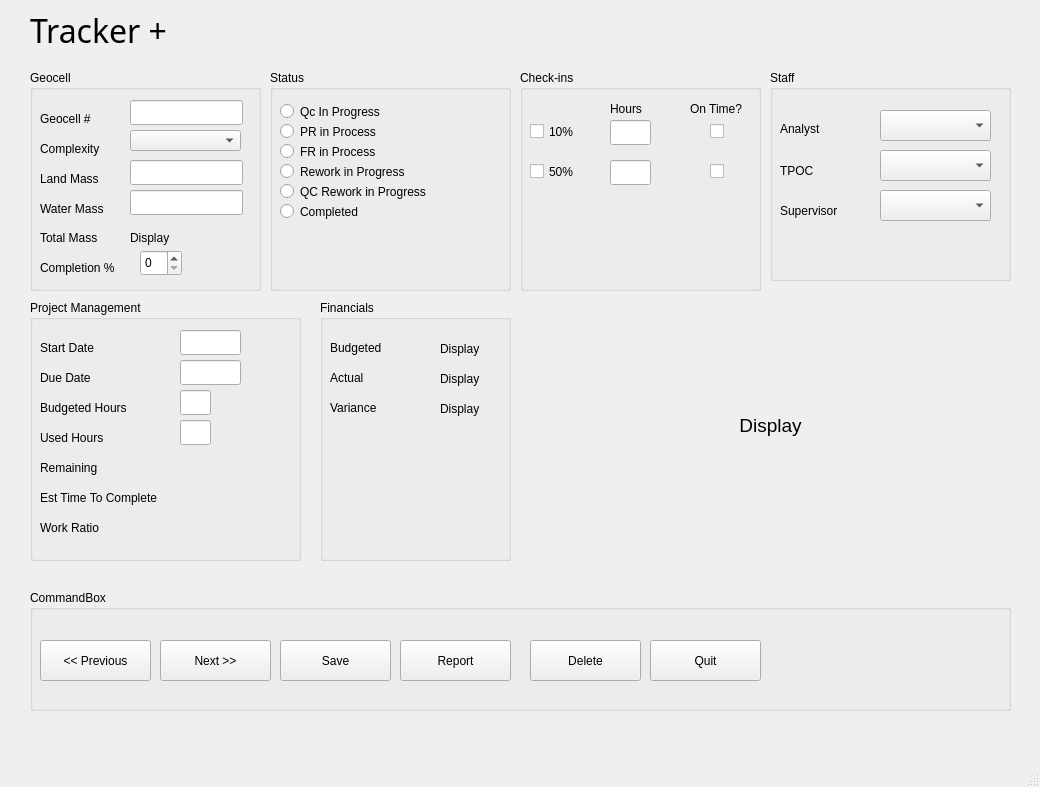
<?xml version="1.0" encoding="UTF-8"?>
<ui version="4.0">
 <class>MainWindow</class>
 <widget class="QMainWindow" name="MainWindow">
  <property name="geometry">
   <rect>
    <x>0</x>
    <y>0</y>
    <width>1040</width>
    <height>787</height>
   </rect>
  </property>
  <property name="windowTitle">
   <string>MainWindow</string>
  </property>
  <widget class="QWidget" name="centralwidget">
   <widget class="QLabel" name="title_lbl">
    <property name="geometry">
     <rect>
      <x>30</x>
      <y>-10</y>
      <width>321</width>
      <height>81</height>
     </rect>
    </property>
    <property name="font">
     <font>
      <family>Font Awesome 6 Brands</family>
      <pointsize>24</pointsize>
     </font>
    </property>
    <property name="text">
     <string>Tracker +</string>
    </property>
   </widget>
   <widget class="QGroupBox" name="geocell_groupBox">
    <property name="geometry">
     <rect>
      <x>30</x>
      <y>70</y>
      <width>231</width>
      <height>221</height>
     </rect>
    </property>
    <property name="title">
     <string>Geocell</string>
    </property>
    <widget class="QLabel" name="total_mass_display_lbl">
     <property name="geometry">
      <rect>
       <x>100</x>
       <y>160</y>
       <width>101</width>
       <height>16</height>
      </rect>
     </property>
     <property name="text">
      <string>Display</string>
     </property>
    </widget>
    <widget class="QLineEdit" name="geocell_txt">
     <property name="geometry">
      <rect>
       <x>100</x>
       <y>30</y>
       <width>113</width>
       <height>25</height>
      </rect>
     </property>
    </widget>
    <widget class="QLineEdit" name="land_mass_txt">
     <property name="geometry">
      <rect>
       <x>100</x>
       <y>90</y>
       <width>113</width>
       <height>25</height>
      </rect>
     </property>
    </widget>
    <widget class="QLabel" name="water_mass_lbl">
     <property name="geometry">
      <rect>
       <x>10</x>
       <y>130</y>
       <width>71</width>
       <height>17</height>
      </rect>
     </property>
     <property name="text">
      <string>Water Mass</string>
     </property>
    </widget>
    <widget class="QLabel" name="total_mass_lbl">
     <property name="geometry">
      <rect>
       <x>10</x>
       <y>160</y>
       <width>71</width>
       <height>16</height>
      </rect>
     </property>
     <property name="text">
      <string>Total Mass</string>
     </property>
    </widget>
    <widget class="QLineEdit" name="water_mass_txt">
     <property name="geometry">
      <rect>
       <x>100</x>
       <y>120</y>
       <width>113</width>
       <height>25</height>
      </rect>
     </property>
    </widget>
    <widget class="QLabel" name="land_mass_lbl">
     <property name="geometry">
      <rect>
       <x>10</x>
       <y>100</y>
       <width>71</width>
       <height>17</height>
      </rect>
     </property>
     <property name="text">
      <string>Land Mass</string>
     </property>
    </widget>
    <widget class="QLabel" name="geocell_lbl">
     <property name="geometry">
      <rect>
       <x>10</x>
       <y>40</y>
       <width>54</width>
       <height>17</height>
      </rect>
     </property>
     <property name="text">
      <string>Geocell #</string>
     </property>
    </widget>
    <widget class="QLabel" name="complexity_lbl">
     <property name="geometry">
      <rect>
       <x>10</x>
       <y>70</y>
       <width>71</width>
       <height>17</height>
      </rect>
     </property>
     <property name="text">
      <string>Complexity</string>
     </property>
    </widget>
    <widget class="QComboBox" name="complexity_dropdown">
     <property name="geometry">
      <rect>
       <x>100</x>
       <y>60</y>
       <width>111</width>
       <height>21</height>
      </rect>
     </property>
    </widget>
    <widget class="QSpinBox" name="completion_spinBox">
     <property name="geometry">
      <rect>
       <x>110</x>
       <y>180</y>
       <width>42</width>
       <height>26</height>
      </rect>
     </property>
     <property name="maximum">
      <number>100</number>
     </property>
    </widget>
    <widget class="QLabel" name="completion_lbl">
     <property name="geometry">
      <rect>
       <x>10</x>
       <y>190</y>
       <width>91</width>
       <height>16</height>
      </rect>
     </property>
     <property name="text">
      <string>Completion %</string>
     </property>
    </widget>
    <widget class="QLineEdit" name="lineEdit_8">
     <property name="geometry">
      <rect>
       <x>0</x>
       <y>280</y>
       <width>113</width>
       <height>25</height>
      </rect>
     </property>
    </widget>
    <widget class="QLabel" name="total_mass_display_lbl_2">
     <property name="geometry">
      <rect>
       <x>400</x>
       <y>270</y>
       <width>101</width>
       <height>16</height>
      </rect>
     </property>
     <property name="text">
      <string/>
     </property>
    </widget>
   </widget>
   <widget class="QGroupBox" name="project_mngt_groupBox">
    <property name="geometry">
     <rect>
      <x>30</x>
      <y>300</y>
      <width>271</width>
      <height>261</height>
     </rect>
    </property>
    <property name="title">
     <string>Project Management</string>
    </property>
    <widget class="QLabel" name="remaining_display_lbl">
     <property name="geometry">
      <rect>
       <x>150</x>
       <y>160</y>
       <width>41</width>
       <height>16</height>
      </rect>
     </property>
     <property name="text">
      <string/>
     </property>
    </widget>
    <widget class="QLineEdit" name="budgeted_hours_txt">
     <property name="geometry">
      <rect>
       <x>150</x>
       <y>90</y>
       <width>31</width>
       <height>25</height>
      </rect>
     </property>
    </widget>
    <widget class="QLabel" name="remaining_lbl">
     <property name="geometry">
      <rect>
       <x>10</x>
       <y>160</y>
       <width>101</width>
       <height>16</height>
      </rect>
     </property>
     <property name="text">
      <string>Remaining</string>
     </property>
    </widget>
    <widget class="QLabel" name="budgeted_Hours_lbl">
     <property name="geometry">
      <rect>
       <x>10</x>
       <y>100</y>
       <width>101</width>
       <height>16</height>
      </rect>
     </property>
     <property name="text">
      <string>Budgeted Hours</string>
     </property>
    </widget>
    <widget class="QLineEdit" name="due_date_txt">
     <property name="geometry">
      <rect>
       <x>150</x>
       <y>60</y>
       <width>61</width>
       <height>25</height>
      </rect>
     </property>
    </widget>
    <widget class="QLabel" name="due_date_lbl">
     <property name="geometry">
      <rect>
       <x>10</x>
       <y>70</y>
       <width>61</width>
       <height>16</height>
      </rect>
     </property>
     <property name="text">
      <string>Due Date</string>
     </property>
    </widget>
    <widget class="QLineEdit" name="start_date_txt">
     <property name="geometry">
      <rect>
       <x>150</x>
       <y>30</y>
       <width>61</width>
       <height>25</height>
      </rect>
     </property>
    </widget>
    <widget class="QLineEdit" name="used_hours_txt">
     <property name="geometry">
      <rect>
       <x>150</x>
       <y>120</y>
       <width>31</width>
       <height>25</height>
      </rect>
     </property>
    </widget>
    <widget class="QLabel" name="used_hours_lbl">
     <property name="geometry">
      <rect>
       <x>10</x>
       <y>130</y>
       <width>101</width>
       <height>16</height>
      </rect>
     </property>
     <property name="text">
      <string>Used Hours</string>
     </property>
    </widget>
    <widget class="QLabel" name="start_date_lbl">
     <property name="geometry">
      <rect>
       <x>10</x>
       <y>40</y>
       <width>61</width>
       <height>16</height>
      </rect>
     </property>
     <property name="text">
      <string>Start Date</string>
     </property>
    </widget>
    <widget class="QLabel" name="estimated_lbl">
     <property name="geometry">
      <rect>
       <x>10</x>
       <y>190</y>
       <width>121</width>
       <height>16</height>
      </rect>
     </property>
     <property name="text">
      <string>Est Time To Complete</string>
     </property>
    </widget>
    <widget class="QLabel" name="estimated_display_lbl">
     <property name="geometry">
      <rect>
       <x>150</x>
       <y>190</y>
       <width>31</width>
       <height>16</height>
      </rect>
     </property>
     <property name="text">
      <string/>
     </property>
    </widget>
    <widget class="QLabel" name="work_ratio_display_lbl">
     <property name="geometry">
      <rect>
       <x>150</x>
       <y>220</y>
       <width>31</width>
       <height>16</height>
      </rect>
     </property>
     <property name="text">
      <string/>
     </property>
    </widget>
    <widget class="QLabel" name="estimated_lbl_2">
     <property name="geometry">
      <rect>
       <x>10</x>
       <y>220</y>
       <width>121</width>
       <height>16</height>
      </rect>
     </property>
     <property name="text">
      <string>Work Ratio</string>
     </property>
    </widget>
   </widget>
   <widget class="QGroupBox" name="staff_groupBox">
    <property name="geometry">
     <rect>
      <x>770</x>
      <y>70</y>
      <width>241</width>
      <height>211</height>
     </rect>
    </property>
    <property name="title">
     <string>Staff</string>
    </property>
    <widget class="QComboBox" name="tpoc_comboBox">
     <property name="geometry">
      <rect>
       <x>110</x>
       <y>80</y>
       <width>111</width>
       <height>31</height>
      </rect>
     </property>
    </widget>
    <widget class="QLabel" name="tpoc_lbl">
     <property name="geometry">
      <rect>
       <x>10</x>
       <y>90</y>
       <width>61</width>
       <height>21</height>
      </rect>
     </property>
     <property name="text">
      <string>TPOC</string>
     </property>
    </widget>
    <widget class="QLabel" name="analyst_lbl">
     <property name="geometry">
      <rect>
       <x>10</x>
       <y>50</y>
       <width>54</width>
       <height>17</height>
      </rect>
     </property>
     <property name="text">
      <string>Analyst</string>
     </property>
    </widget>
    <widget class="QComboBox" name="analyst_comboBox">
     <property name="geometry">
      <rect>
       <x>110</x>
       <y>40</y>
       <width>111</width>
       <height>31</height>
      </rect>
     </property>
    </widget>
    <widget class="QComboBox" name="supervisor_comboBox">
     <property name="geometry">
      <rect>
       <x>110</x>
       <y>120</y>
       <width>111</width>
       <height>31</height>
      </rect>
     </property>
    </widget>
    <widget class="QLabel" name="supervisor_lbl">
     <property name="geometry">
      <rect>
       <x>10</x>
       <y>130</y>
       <width>61</width>
       <height>21</height>
      </rect>
     </property>
     <property name="text">
      <string>Supervisor</string>
     </property>
    </widget>
   </widget>
   <widget class="QGroupBox" name="status_groupBox">
    <property name="geometry">
     <rect>
      <x>270</x>
      <y>70</y>
      <width>241</width>
      <height>221</height>
     </rect>
    </property>
    <property name="title">
     <string>Status</string>
    </property>
    <widget class="QRadioButton" name="qc_in_progress_radio">
     <property name="geometry">
      <rect>
       <x>10</x>
       <y>30</y>
       <width>121</width>
       <height>23</height>
      </rect>
     </property>
     <property name="text">
      <string>Qc In Progress</string>
     </property>
    </widget>
    <widget class="QRadioButton" name="pr_in_process_radio">
     <property name="geometry">
      <rect>
       <x>10</x>
       <y>50</y>
       <width>141</width>
       <height>23</height>
      </rect>
     </property>
     <property name="text">
      <string>PR in Process</string>
     </property>
    </widget>
    <widget class="QRadioButton" name="fr_in_process_radio">
     <property name="geometry">
      <rect>
       <x>10</x>
       <y>70</y>
       <width>141</width>
       <height>23</height>
      </rect>
     </property>
     <property name="text">
      <string>FR in Process</string>
     </property>
    </widget>
    <widget class="QRadioButton" name="rework_in_progress_radio">
     <property name="geometry">
      <rect>
       <x>10</x>
       <y>90</y>
       <width>141</width>
       <height>23</height>
      </rect>
     </property>
     <property name="text">
      <string>Rework in Progress</string>
     </property>
    </widget>
    <widget class="QRadioButton" name="qc_rework_in_progress_radio">
     <property name="geometry">
      <rect>
       <x>10</x>
       <y>110</y>
       <width>151</width>
       <height>23</height>
      </rect>
     </property>
     <property name="text">
      <string>QC Rework in Progress</string>
     </property>
    </widget>
    <widget class="QRadioButton" name="completed_radio">
     <property name="geometry">
      <rect>
       <x>10</x>
       <y>130</y>
       <width>141</width>
       <height>23</height>
      </rect>
     </property>
     <property name="text">
      <string>Completed</string>
     </property>
    </widget>
   </widget>
   <widget class="QGroupBox" name="checkins_groupBox">
    <property name="geometry">
     <rect>
      <x>520</x>
      <y>70</y>
      <width>241</width>
      <height>221</height>
     </rect>
    </property>
    <property name="title">
     <string>Check-ins</string>
    </property>
    <widget class="QCheckBox" name="ten_pct_check">
     <property name="geometry">
      <rect>
       <x>10</x>
       <y>50</y>
       <width>51</width>
       <height>23</height>
      </rect>
     </property>
     <property name="text">
      <string>10% </string>
     </property>
    </widget>
    <widget class="QCheckBox" name="fifty_pct_check">
     <property name="geometry">
      <rect>
       <x>10</x>
       <y>90</y>
       <width>51</width>
       <height>23</height>
      </rect>
     </property>
     <property name="text">
      <string>50%</string>
     </property>
    </widget>
    <widget class="QLabel" name="ontime_lbl">
     <property name="geometry">
      <rect>
       <x>170</x>
       <y>30</y>
       <width>54</width>
       <height>17</height>
      </rect>
     </property>
     <property name="text">
      <string>On Time?</string>
     </property>
    </widget>
    <widget class="QCheckBox" name="ten_ontime_check">
     <property name="geometry">
      <rect>
       <x>190</x>
       <y>50</y>
       <width>21</width>
       <height>23</height>
      </rect>
     </property>
     <property name="text">
      <string/>
     </property>
    </widget>
    <widget class="QCheckBox" name="fifty_ontime_check">
     <property name="geometry">
      <rect>
       <x>190</x>
       <y>90</y>
       <width>16</width>
       <height>23</height>
      </rect>
     </property>
     <property name="text">
      <string/>
     </property>
    </widget>
    <widget class="QLabel" name="checkin_hours_lbl">
     <property name="geometry">
      <rect>
       <x>90</x>
       <y>30</y>
       <width>54</width>
       <height>17</height>
      </rect>
     </property>
     <property name="text">
      <string>Hours</string>
     </property>
    </widget>
    <widget class="QLineEdit" name="ten_pct_hours_txt">
     <property name="geometry">
      <rect>
       <x>90</x>
       <y>50</y>
       <width>41</width>
       <height>25</height>
      </rect>
     </property>
    </widget>
    <widget class="QLineEdit" name="fifty_pct_hours_txt">
     <property name="geometry">
      <rect>
       <x>90</x>
       <y>90</y>
       <width>41</width>
       <height>25</height>
      </rect>
     </property>
    </widget>
   </widget>
   <widget class="QGroupBox" name="financials_groupBox">
    <property name="geometry">
     <rect>
      <x>320</x>
      <y>300</y>
      <width>191</width>
      <height>261</height>
     </rect>
    </property>
    <property name="title">
     <string>Financials</string>
    </property>
    <widget class="QLabel" name="budgeted_lbl">
     <property name="geometry">
      <rect>
       <x>10</x>
       <y>40</y>
       <width>61</width>
       <height>16</height>
      </rect>
     </property>
     <property name="text">
      <string>Budgeted</string>
     </property>
    </widget>
    <widget class="QLabel" name="budgeted_lbl_2">
     <property name="geometry">
      <rect>
       <x>120</x>
       <y>40</y>
       <width>54</width>
       <height>17</height>
      </rect>
     </property>
     <property name="text">
      <string>Display</string>
     </property>
    </widget>
    <widget class="QLabel" name="actual_lbl">
     <property name="geometry">
      <rect>
       <x>10</x>
       <y>70</y>
       <width>61</width>
       <height>16</height>
      </rect>
     </property>
     <property name="text">
      <string>Actual</string>
     </property>
    </widget>
    <widget class="QLabel" name="actual_display_lbl">
     <property name="geometry">
      <rect>
       <x>120</x>
       <y>70</y>
       <width>54</width>
       <height>17</height>
      </rect>
     </property>
     <property name="text">
      <string>Display</string>
     </property>
    </widget>
    <widget class="QLabel" name="variance_lbl">
     <property name="geometry">
      <rect>
       <x>10</x>
       <y>100</y>
       <width>61</width>
       <height>16</height>
      </rect>
     </property>
     <property name="text">
      <string>Variance</string>
     </property>
    </widget>
    <widget class="QLabel" name="variance_display_lbl">
     <property name="geometry">
      <rect>
       <x>120</x>
       <y>100</y>
       <width>54</width>
       <height>17</height>
      </rect>
     </property>
     <property name="text">
      <string>Display</string>
     </property>
    </widget>
   </widget>
   <widget class="QLabel" name="chart_lbl">
    <property name="geometry">
     <rect>
      <x>530</x>
      <y>320</y>
      <width>481</width>
      <height>211</height>
     </rect>
    </property>
    <property name="font">
     <font>
      <pointsize>14</pointsize>
     </font>
    </property>
    <property name="text">
     <string>Display</string>
    </property>
    <property name="textFormat">
     <enum>Qt::MarkdownText</enum>
    </property>
    <property name="alignment">
     <set>Qt::AlignCenter</set>
    </property>
   </widget>
   <widget class="QGroupBox" name="command_btn_box">
    <property name="geometry">
     <rect>
      <x>30</x>
      <y>590</y>
      <width>981</width>
      <height>121</height>
     </rect>
    </property>
    <property name="title">
     <string>CommandBox</string>
    </property>
    <widget class="QPushButton" name="pushButton">
     <property name="geometry">
      <rect>
       <x>10</x>
       <y>50</y>
       <width>111</width>
       <height>41</height>
      </rect>
     </property>
     <property name="text">
      <string>&lt;&lt; Previous</string>
     </property>
    </widget>
    <widget class="QPushButton" name="pushButton_2">
     <property name="geometry">
      <rect>
       <x>130</x>
       <y>50</y>
       <width>111</width>
       <height>41</height>
      </rect>
     </property>
     <property name="text">
      <string>Next &gt;&gt;</string>
     </property>
    </widget>
    <widget class="QPushButton" name="pushButton_3">
     <property name="geometry">
      <rect>
       <x>250</x>
       <y>50</y>
       <width>111</width>
       <height>41</height>
      </rect>
     </property>
     <property name="text">
      <string>Save</string>
     </property>
    </widget>
    <widget class="QPushButton" name="pushButton_4">
     <property name="geometry">
      <rect>
       <x>370</x>
       <y>50</y>
       <width>111</width>
       <height>41</height>
      </rect>
     </property>
     <property name="text">
      <string>Report</string>
     </property>
    </widget>
    <widget class="QPushButton" name="pushButton_5">
     <property name="geometry">
      <rect>
       <x>500</x>
       <y>50</y>
       <width>111</width>
       <height>41</height>
      </rect>
     </property>
     <property name="text">
      <string>Delete</string>
     </property>
    </widget>
    <widget class="QPushButton" name="pushButton_6">
     <property name="geometry">
      <rect>
       <x>620</x>
       <y>50</y>
       <width>111</width>
       <height>41</height>
      </rect>
     </property>
     <property name="text">
      <string>Quit</string>
     </property>
    </widget>
   </widget>
  </widget>
  <widget class="QMenuBar" name="menubar">
   <property name="geometry">
    <rect>
     <x>0</x>
     <y>0</y>
     <width>1040</width>
     <height>22</height>
    </rect>
   </property>
  </widget>
  <widget class="QStatusBar" name="statusbar"/>
 </widget>
 <resources/>
 <connections/>
</ui>
